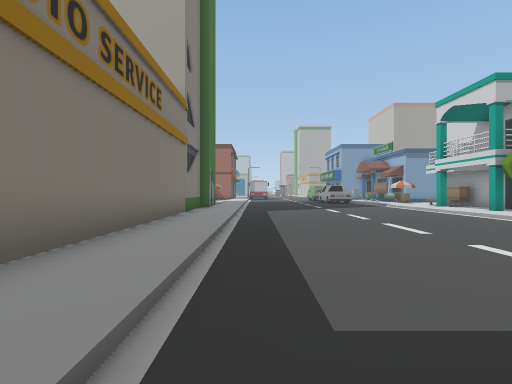
[1] (above)

22 first-person views from a walk through a 3-D level made in the Unity game engine. The camera is 1.2 m above the floor, looks level and sees 85° across. The floor is counted in squares, 2 m on a side. Each view is taken from the middle of a square. On the plan, view 1 faces up. The plan holds only what a view shows up to about 9 squares ahead; the rest is blank. The place goes on beyond the plan. The player character is not drawn.

[2]
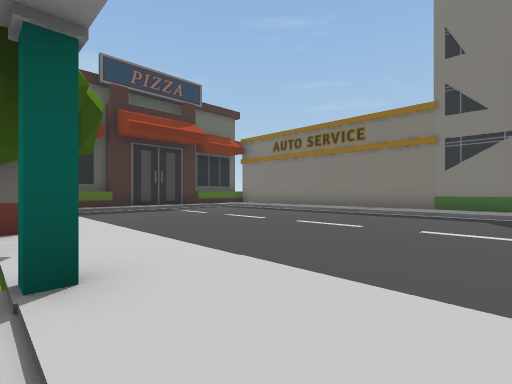

[3]
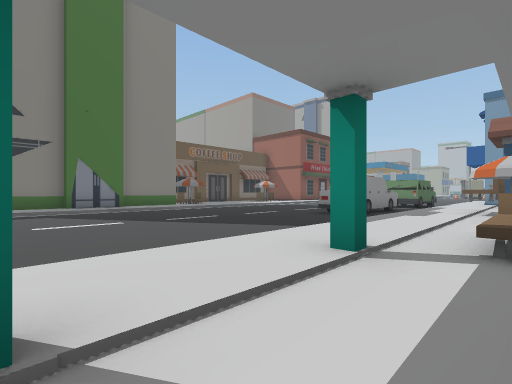

[4]
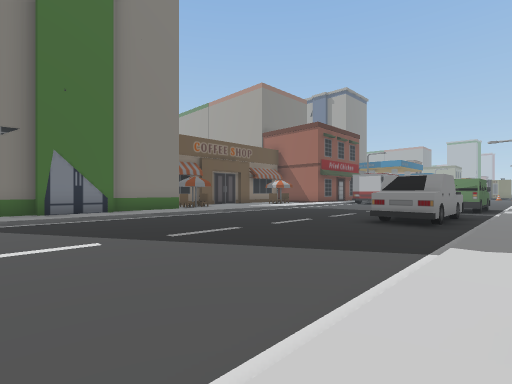

[5]
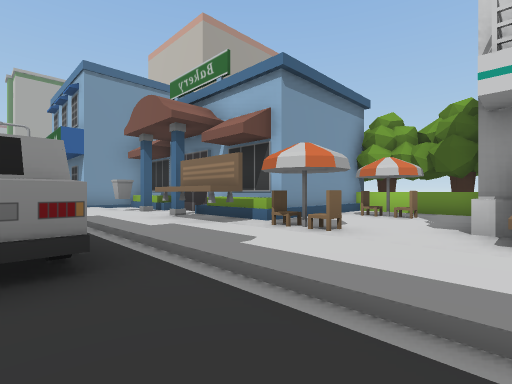

[6]
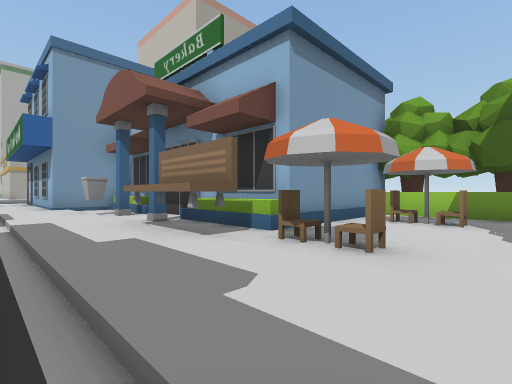

[7]
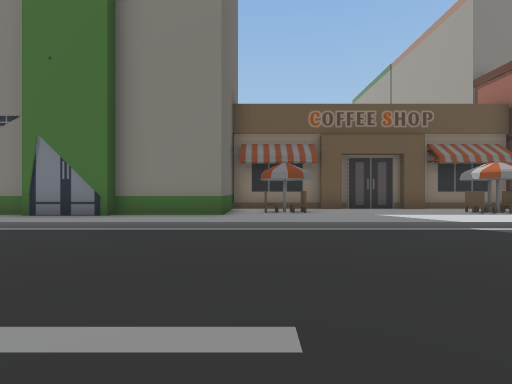

[8]
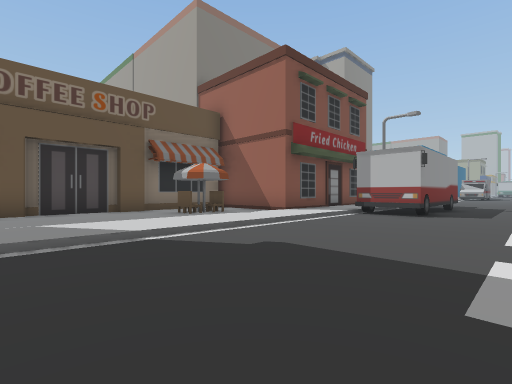

[9]
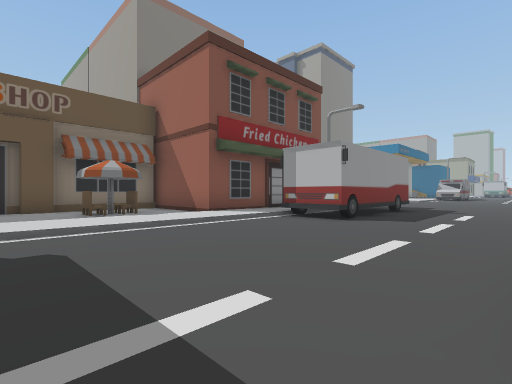

[10]
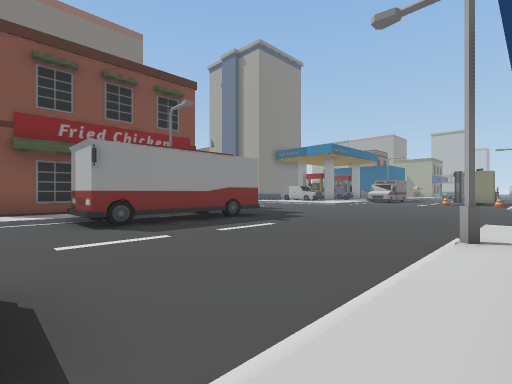

[11]
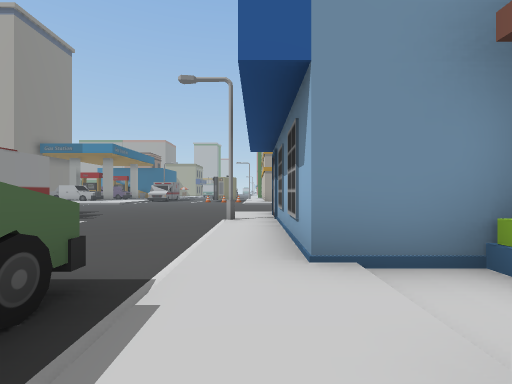

[12]
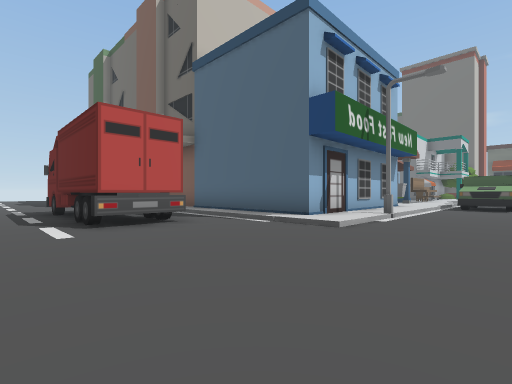

[13]
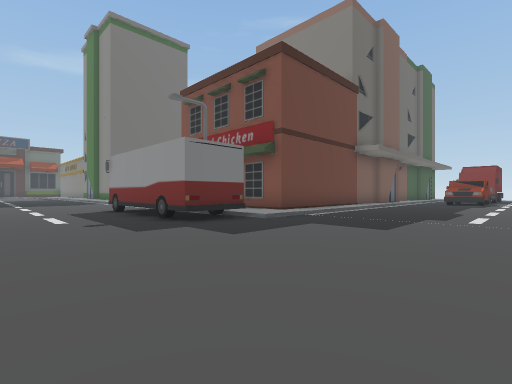

[14]
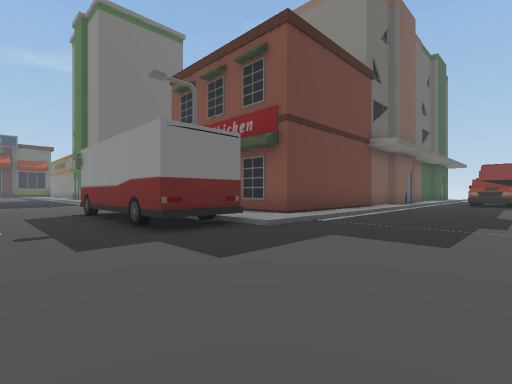

[15]
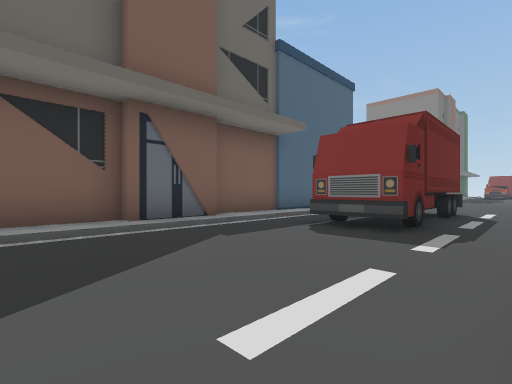

[16]
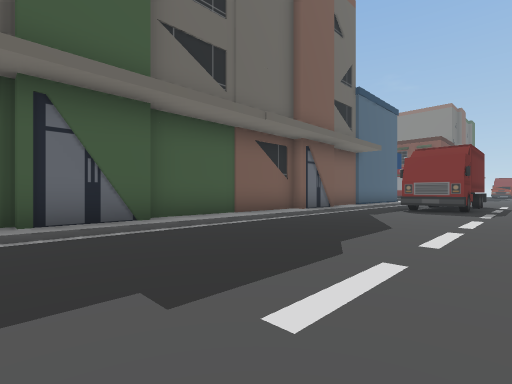

[17]
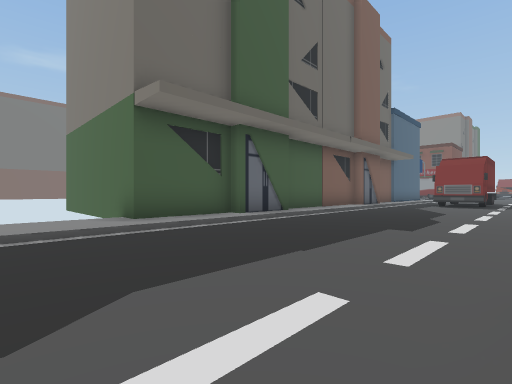

[18]
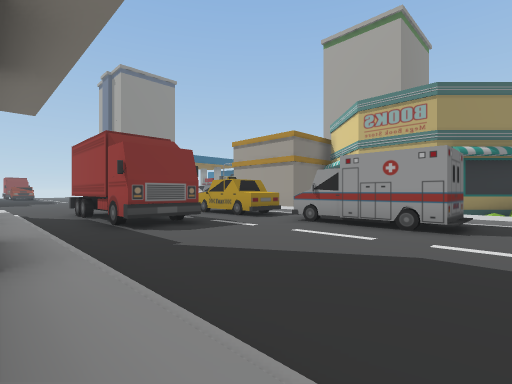

[19]
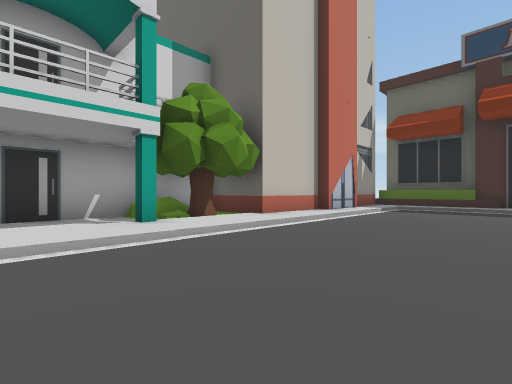

[20]
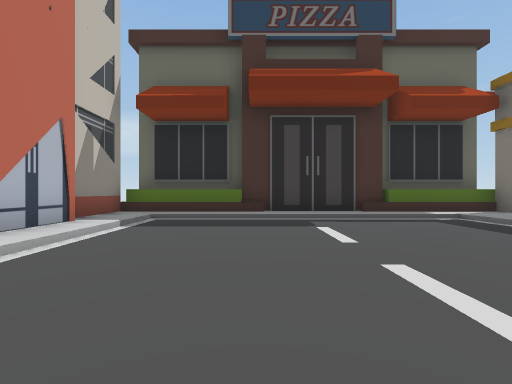

[21]
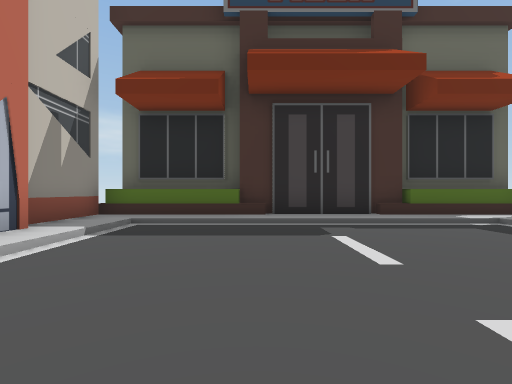

[22]
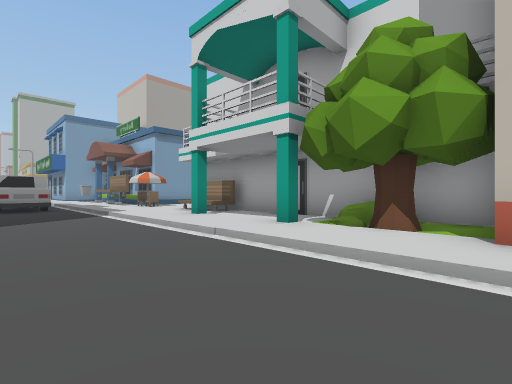

### Floor plan
Key: @ floor where view 1 was taken; # wall or solid block; . main floor; : floor 0.25 m higher than the main floor; / step, stairs or slope; B building; T tree; C car; E bench; S streetlight; U bush; O other object.
Columns run from 6 left of view 1 to 27 right of it. Each row starts with its distance up from view 1.
 35  ......................O..........
 34 ..................................
 33 ...............OOOOO..............
 32 ...............OOOOO..............
 31 ..................................
 30 ####::OO.....:BBBBB::BB::::BB:::::
 29    ##:OO.....:B    BB  BBBB  BBB
 28     #S O....S:B                B
 27     #: O.....:B                B
 26    ##:OO.....:B                B
 25    #::.......:BB               B
 24  ###::.....O.::/               B
 23  #:O::.....O.:O B
 22  #OO::.....O.::BB
 21  #::::..... .:::B
 20  #::::..... .::/B
 19  #::::.... C.:E/B
 18  #::::.....C.:E/BBBTTT
 17   O:::.....C.::O:::OT
 16   O:::.......::O::OOT
 15   BB::.......::::::OT
 14    B::.......::E#
 13     B:.......::E#
 12     B:.......:#:#
 11     B:.......:::#
 10    B::.......:::#
  9    B::.......:#:#
  8     /:.......:TU#
  7     /:.......:::#
  6     /:.......:BBBB
  5     /:.......:B
  4     /:.......:B
  3     /:.......:B
  2     ::.......:B
  1      :.......:B
  0    B::@/::/:::B
 -1     ##########

Where each view was taken, in squares from view 1:
view 1: 0 up, 0 right, facing up
view 2: 11 up, 8 right, facing down-left
view 3: 9 up, 9 right, facing up-left
view 4: 10 up, 7 right, facing up-left
view 5: 14 up, 5 right, facing up-right
view 6: 15 up, 6 right, facing up-right
view 7: 16 up, 4 right, facing left
view 8: 18 up, 3 right, facing up-left
view 9: 20 up, 4 right, facing up-left
view 10: 24 up, 7 right, facing up-left
view 11: 22 up, 7 right, facing up
view 12: 35 up, 4 right, facing down-right
view 13: 35 up, 4 right, facing down-left
view 14: 34 up, 3 right, facing down-left
view 15: 35 up, 18 right, facing down-left
view 16: 35 up, 23 right, facing down-left
view 17: 35 up, 27 right, facing down-left
view 18: 30 up, 19 right, facing up-left
view 19: 11 up, 3 right, facing down-right
view 20: 7 up, 4 right, facing down
view 21: 6 up, 4 right, facing down
view 22: 6 up, 4 right, facing up-right
